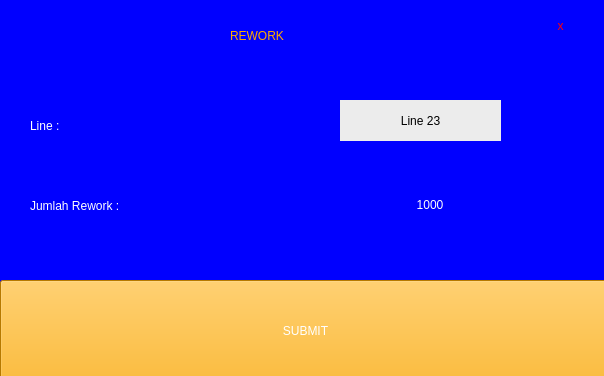
<?xml version="1.0" encoding="UTF-8"?>
<ui version="4.0">
 <class>Form</class>
 <widget class="QWidget" name="Form">
  <property name="geometry">
   <rect>
    <x>0</x>
    <y>0</y>
    <width>604</width>
    <height>376</height>
   </rect>
  </property>
  <property name="windowTitle">
   <string>Form</string>
  </property>
  <property name="styleSheet">
   <string notr="true">background-color: rgb(0, 0, 255);</string>
  </property>
  <widget class="QLabel" name="label">
   <property name="geometry">
    <rect>
     <x>230</x>
     <y>10</y>
     <width>171</width>
     <height>51</height>
    </rect>
   </property>
   <property name="styleSheet">
    <string notr="true">color: rgb(255, 170, 0);
font: 87 24pt &quot;Arial Black&quot;;</string>
   </property>
   <property name="text">
    <string>REWORK</string>
   </property>
  </widget>
  <widget class="QLabel" name="label_2">
   <property name="geometry">
    <rect>
     <x>30</x>
     <y>110</y>
     <width>81</width>
     <height>31</height>
    </rect>
   </property>
   <property name="styleSheet">
    <string notr="true">color: rgb(255, 255, 255);
font: 75 22pt &quot;MS Shell Dlg 2&quot;;</string>
   </property>
   <property name="text">
    <string>Line :</string>
   </property>
  </widget>
  <widget class="QLabel" name="label_3">
   <property name="geometry">
    <rect>
     <x>30</x>
     <y>175</y>
     <width>221</width>
     <height>61</height>
    </rect>
   </property>
   <property name="styleSheet">
    <string notr="true">color: rgb(255, 255, 255);
font: 75 22pt &quot;MS Shell Dlg 2&quot;;</string>
   </property>
   <property name="text">
    <string>Jumlah Rework :</string>
   </property>
  </widget>
  <widget class="QLabel" name="line_val">
   <property name="geometry">
    <rect>
     <x>340</x>
     <y>100</y>
     <width>161</width>
     <height>41</height>
    </rect>
   </property>
   <property name="styleSheet">
    <string notr="true">color: rgb(0, 0, 0);
background-color: rgb(236, 236, 236);
font: 75 22pt &quot;MS Shell Dlg 2&quot;;</string>
   </property>
   <property name="text">
    <string>Line 23</string>
   </property>
   <property name="alignment">
    <set>Qt::AlignCenter</set>
   </property>
  </widget>
  <widget class="QPushButton" name="pb_submit">
   <property name="geometry">
    <rect>
     <x>0</x>
     <y>280</y>
     <width>611</width>
     <height>101</height>
    </rect>
   </property>
   <property name="styleSheet">
    <string notr="true">font: 75 26pt &quot;MS Shell Dlg 2&quot;;
background-color: rgb(255, 170, 0);
color: rgb(255, 255, 255);</string>
   </property>
   <property name="text">
    <string>SUBMIT</string>
   </property>
  </widget>
  <widget class="QLabel" name="label_5">
   <property name="geometry">
    <rect>
     <x>540</x>
     <y>-10</y>
     <width>41</width>
     <height>71</height>
    </rect>
   </property>
   <property name="sizePolicy">
    <sizepolicy hsizetype="Fixed" vsizetype="Fixed">
     <horstretch>0</horstretch>
     <verstretch>0</verstretch>
    </sizepolicy>
   </property>
   <property name="styleSheet">
    <string notr="true">color: rgb(255, 0, 0);
font: 75 48pt &quot;MS Shell Dlg 2&quot;;</string>
   </property>
   <property name="text">
    <string>x</string>
   </property>
   <property name="alignment">
    <set>Qt::AlignCenter</set>
   </property>
  </widget>
  <widget class="QLabel" name="next_btn">
   <property name="geometry">
    <rect>
     <x>476</x>
     <y>180</y>
     <width>94</width>
     <height>49</height>
    </rect>
   </property>
   <property name="styleSheet">
    <string notr="true">color: rgb(255, 255, 255);
font: 75 22pt &quot;MS Shell Dlg 2&quot;;</string>
   </property>
   <property name="text">
    <string/>
   </property>
   <property name="pixmap">
    <pixmap>pyqt5/right_chevron.png</pixmap>
   </property>
   <property name="scaledContents">
    <bool>false</bool>
   </property>
   <property name="alignment">
    <set>Qt::AlignCenter</set>
   </property>
  </widget>
  <widget class="QLabel" name="prev_btn">
   <property name="geometry">
    <rect>
     <x>290</x>
     <y>180</y>
     <width>94</width>
     <height>49</height>
    </rect>
   </property>
   <property name="styleSheet">
    <string notr="true">color: rgb(255, 255, 255);
font: 75 22pt &quot;MS Shell Dlg 2&quot;;</string>
   </property>
   <property name="text">
    <string/>
   </property>
   <property name="pixmap">
    <pixmap>pyqt5/left_chevron.png</pixmap>
   </property>
   <property name="alignment">
    <set>Qt::AlignCenter</set>
   </property>
  </widget>
  <widget class="QLabel" name="rework_val">
   <property name="geometry">
    <rect>
     <x>390</x>
     <y>180</y>
     <width>80</width>
     <height>49</height>
    </rect>
   </property>
   <property name="styleSheet">
    <string notr="true">color: rgb(255, 255, 255);
font: 75 28pt &quot;MS Shell Dlg 2&quot;;</string>
   </property>
   <property name="text">
    <string>1000</string>
   </property>
   <property name="alignment">
    <set>Qt::AlignCenter</set>
   </property>
  </widget>
 </widget>
 <resources/>
 <connections/>
</ui>
